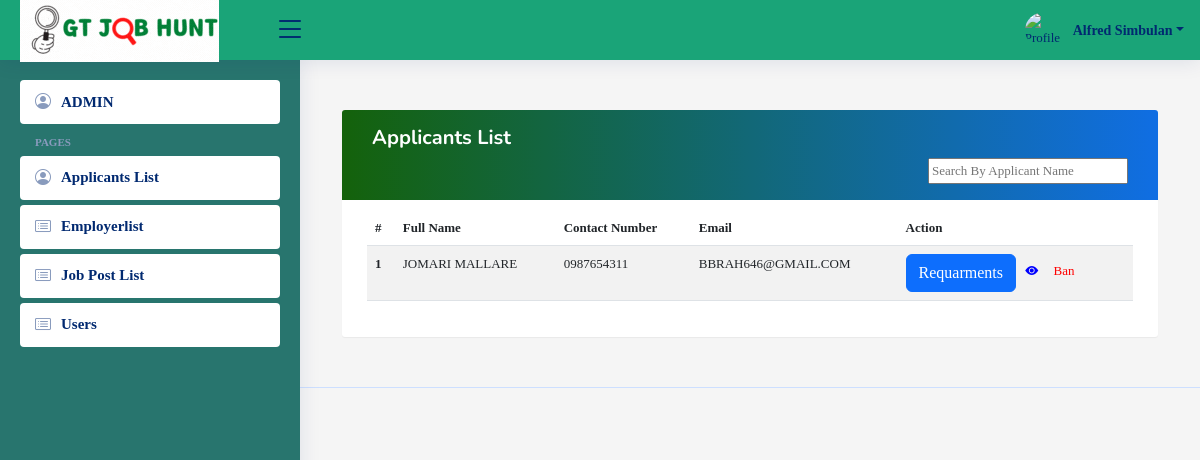
/admin panel/applicantlist.php (signed in), run on the app's committed database.
### tables this page shows
CREATE TABLE `users` (
  `user_id` int(100) NOT NULL,
  `user_profile_img` varchar(255) DEFAULT NULL,
  `user_fname` varchar(100) NOT NULL,
  `user_lname` varchar(100) NOT NULL,
  `user_contact` varchar(11) NOT NULL,
  `user_email` varchar(100) NOT NULL,
  `verification_code` varchar(50) DEFAULT NULL,
  `email_verified_at` varchar(100) DEFAULT NULL,
  `address` varchar(100) NOT NULL,
  `user_password` varchar(255) NOT NULL,
  `user_role_id` int(11) NOT NULL
);

### admin panel/classes/CONFIGDB.php (called while the page is built, shortened)
<?php
	class CONFIGDB
	{
		private $_host = 'localhost';
		private $_username = 'root';
		private $_password = '';
		private $_database = 'job_portal_db';
		protected $connection;
		public function __construct()
		{
			if (!isset($this->connection)) {
				$this->connection = new mysqli($this->_host, $this->_username, $this->_password, $this->_database);
			}
			return $this->connection;
		}
	}
?>

### admin panel/classes/CRUDAPI.php (called while the page is built, shortened)
<?php
include_once 'CONFIGDB.php';
class CRUDAPI extends CONFIGDB
{
	public function getData($query)
	{
		$result = $this->connection->query($query);
		$rows = array();
		while ($row = $result->fetch_assoc()) {
			$rows[] = $row;
		}
		return $rows;
	}
}
?>

### admin panel/applicantlist.php (the view, shortened to what this page needs)
<?php
    include_once("classes/CRUDAPI.php");
  ?>
<?php include('layouts/head.php'); ?>
<?php include('layouts/header.php'); ?>
<?php include('layouts/sidebar.php'); ?>
<div class="container">
      <div class="table-wrapper">
        <div class="table-title">
          <div class="row">
            <div class="col-md-12">
          <h5><b>Applicants List</b></h5>
          <div class="search-bar" style="float:right;">
                   <div class="search-form d-flex align-items-center" method="POST" action="#">
                      <input type="text" id="searchData" placeholder="Search By Applicant Name" style="width:200px;" title="Enter search keyword">
                  </div>
      </div>
        </div>
      </div>
    </div>
       <table class="table table-striped table-hover">
            <thead>
              <tr>
                   <th scope="col">#</th>
                   <th scope="col">Full Name</th>
                   <th scope="col">Contact Number</th>
                   <th scope="col">Email</th>
                   <th scope="col">Action</th>
            </thead>
            <tbody id="table-main">
                <?php
              $query = "SELECT * FROM `users` LEFT JOIN requirements ON requirements.requirements_user_id = users.user_id where user_role_id = 4";
              $result = $crudapi->getData($query);
              $number = 1;
              foreach ($result as $key => $data) {
                ?>
       <tr>
              <th scope="row"><?php echo $number; ?></th>
              <td><?php echo strtoupper($data["user_fname"]." ".$data["user_lname"]); ?></td>
              <td><?php echo strtoupper($data["user_contact"]) ?></td>
              <td><?php echo strtoupper($data["user_email"]) ?></td>
              <td>
                       <div class="items-link items-link2 f-right">
                          <button type="button" data-id="<?php echo $data['requirements_filename']; ?>" class="btn btn-primary" id="viewreqs">Requarments</button>
                          <button type="button" data-id="<?php echo $data['user_id']; ?>" id="view" style="border: transparent; color: blue; background: transparent;"><i class="bi bi-eye-fill"></i></button>
                         <button type="button" data-id="<?php echo $data['user_id']; ?>" id="deleteuser" style="border: transparent; color: red; background: transparent;">Ban</button>
                      </div>
              </td>
              </tr>
          <?php $number++; } ?>
        </tbody>
      </table>
</div>
</div>
                <body style="align-items:center;">
<?php include('layouts/footer.php'); ?>

### admin panel/assets/css/style.css (style rules this page uses)
:root { scroll-behavior: smooth; }
body { font-family: "Open Sans", sans-serif; background: #f6f9ff; color: #444444; }
h1, h2, h3, h4, h5, h6 { font-family: "Nunito", sans-serif; }

### admin panel/applicantlist.php (style rules this page uses)
body { color: #566787; background:#f5f5f5; font-family: 'varela round', Sans-seif; font-size: 13px; }
.table-wrapper { background: #fff; padding: 20px 25px; margin: 30px 0; border-radius: 3px; box-shadow: 0 1px 1px rgba(0,0,0,.05); }
.table-title { padding-bottom: 15px; background: linear-gradient(to right, #14620b, #106ee3); color: #fff; padding: 16px 30px; margin: -20px -25px 10px; border-radius: 3px 3px 0 0; }

### data on the page
users: user_fname+user_lname "JOMARI MALLARE", user_contact "0987654311", user_email "BBRAH646@GMAIL.COM"

### other printed values
$_SESSION['FULLNAME'] "Alfred Simbulan"
